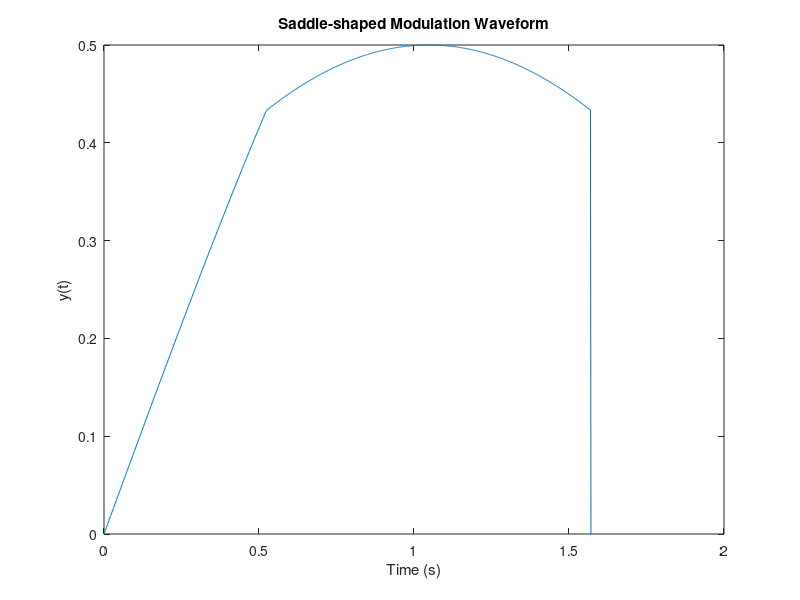

Write MATLAB code to recreate this figure.
a = 0.5; % modulation depth
w_e = 100; % modulation frequency in rad/s
t = linspace(0, pi/2/w_e, 1000); % time vector

% Compute y(t) based on the given equation
y = zeros(size(t));
for i = 1:length(t)
    if (w_e*t(i) >= 0) && (w_e*t(i) <= pi/6)
        y(i) = sqrt(3)*a*sin(w_e*t(i));
    elseif (w_e*t(i) > pi/6) && (w_e*t(i) <= pi/2)
        y(i) = a*sin(w_e*t(i) + pi/6);
    end
end

% Plot the waveform
plot(w_e*t, y);
xlabel('Time (s)');
ylabel('y(t)');
title('Saddle-shaped Modulation Waveform');
